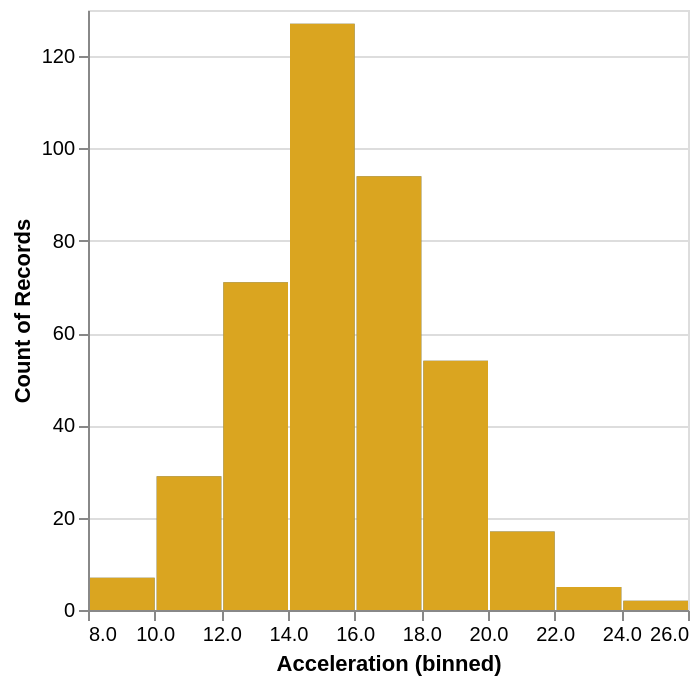

Vega-Lite specification stored for this chart:
### Vega-Lite specification from a JSON file in a GitHub repository (floating-point values rounded to 4 significant figures; data arrays with more than 128 entries replaced by an {"elided": "..."} marker saying what was removed)
{"$schema": "https://vega.github.io/schema/vega-lite/v4.json", "data": {"values": {"elided": "406 records"}}, "layer": [{"selection": {"brush": {"type": "interval", "encodings": ["x"]}}, "mark": "bar", "encoding": {"x": {"field": "Acceleration", "bin": true}, "y": {"aggregate": "count"}}}, {"transform": [{"filter": {"selection": "brush"}}], "mark": "bar", "encoding": {"x": {"field": "Acceleration", "bin": true}, "y": {"aggregate": "count"}, "color": {"value": "goldenrod"}}}]}
